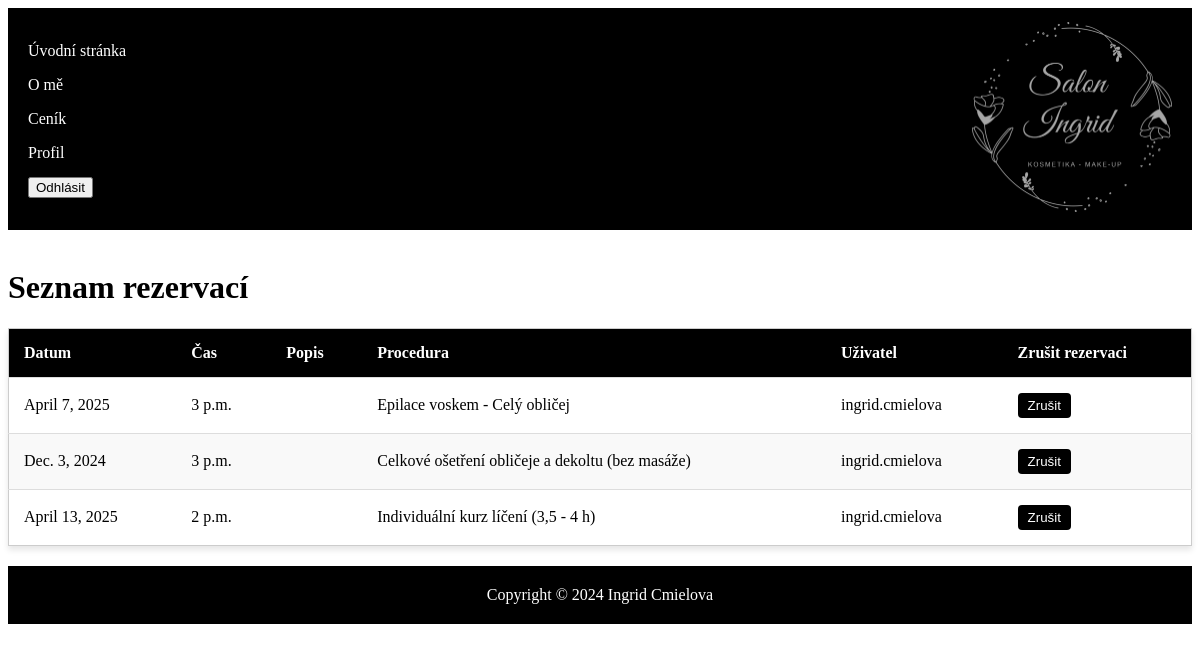
The page /my_reservations (signed in) on the database its author committed.
### salon_ingrid_api/models.py (models this page shows, shortened)
class Reservation(models.Model):
    date = models.DateField()
    time = models.TimeField()
    procedure = models.ForeignKey('Procedure', on_delete=models.CASCADE)
    user = models.ForeignKey(User, on_delete=models.CASCADE)
    class Meta:
        unique_together = ('date', 'time', 'procedure')

class Procedure(models.Model):
    name = models.CharField(max_length=100)
    duration = models.DurationField()
    description = models.TextField(blank=True, null=True)

### salon_ingrid_api/views.py (the view)
# urls.py: path('my_reservations', views.my_reservations_view, name='my_reservations'),
def my_reservations_view(request):
    if request.user.is_superuser:
        reservations = Reservation.objects.all()
    else:
        reservations = Reservation.objects.filter(user=request.user)
    return render(request, 'salon_ingrid_api/my_reservations.html',
                  {'reservations': reservations})

### salon_ingrid_api/templates/salon_ingrid_api/my_reservations.html (shortened to what this page needs)
{% extends "web_parts/master.html" %}
{% block content %}
    {% load static %}
    <link rel="stylesheet" href="{% static 'salon_ingrid_api/css/price_list.css' %}">
    <h1>Seznam rezervací</h1>
    <table>
        <thead>
            <tr>
                <th>Datum</th>
                <th>Čas</th>
                <th>Popis</th>
                <th>Procedura</th>
                <th>Uživatel</th>
                <th>Zrušit rezervaci</th>
            </tr>
        </thead>
        <tbody>
            {% for reservation in reservations %}
                <tr>
                    <td>{{ reservation.date }}</td>
                    <td>{{ reservation.time }}</td>
                    <td>{{ reservation.description }}</td>
                    <td>{{ reservation.procedure.name }}</td>
                    <td>{{ reservation.user.username }}</td>
                    <td><a href="{% url 'delete_reservation' pk=reservation.id %}"><button>Zrušit</button></a></td>
                </tr>
            {% endfor %}
        </tbody>
    </table>
{% endblock %}

### core/static/core/css/style.css (style rules this page uses)
button { background-color: #000000; border: none; padding: 5px 10px; color: #fff; cursor: pointer; border-radius: 4px; transition: background-color 0.3s ease-in-out; }

### salon_ingrid_api/static/salon_ingrid_api/css/price_list.css (style rules this page uses)
table { width: 100%; border-collapse: collapse; margin: 20px 0; background-color: #ffffff; border: 1px solid #ccc; box-shadow: 0 4px 6px rgba(0, 0, 0, 0.1); }
table th, table td { padding: 15px; text-align: left; }
table th { background-color: #000000; color: #fff; font-weight: bold; }
table td { border-top: 1px solid #ddd; }
table tr:nth-child(even) { background-color: #f9f9f9; }
button { background-color: #000000; border: none; padding: 5px 10px; color: #fff; cursor: pointer; border-radius: 4px; transition: background-color 0.3s ease-in-out; }

### rows shown on the page
Reservation: date "April 7, 2025", time "3 p.m.", procedure.name "Epilace voskem - Celý obličej", user.username "ingrid.cmielova"
Reservation: date "Dec. 3, 2024", time "3 p.m.", procedure.name "Celkové ošetření obličeje a dekoltu (bez masáže)", user.username "ingrid.cmielova"
Reservation: date "April 13, 2025", time "2 p.m.", procedure.name "Individuální kurz líčení (3,5 - 4 h)", user.username "ingrid.cmielova"
